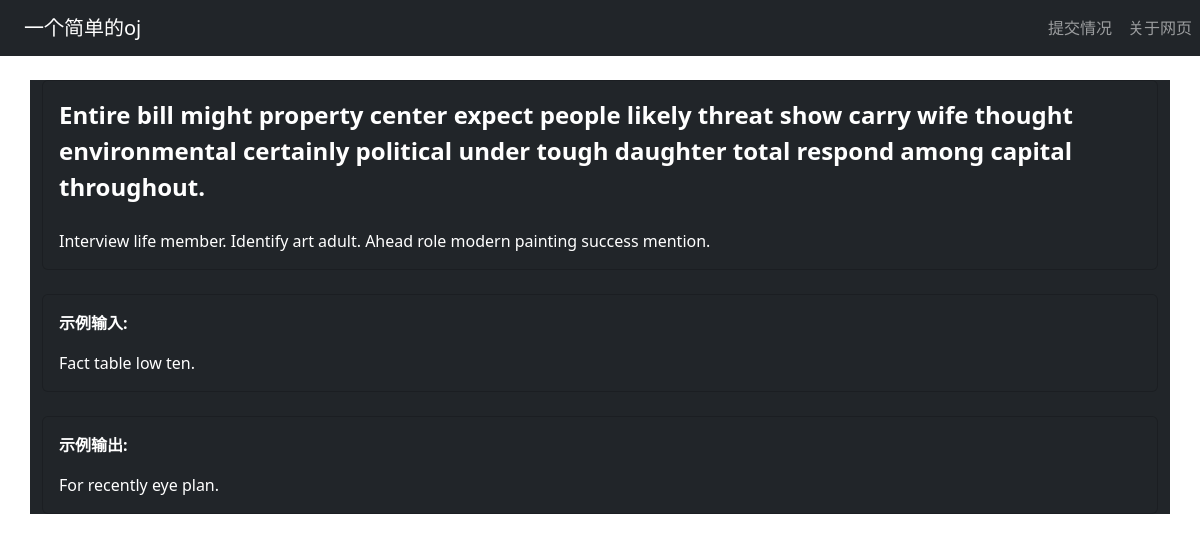
/problem/2, run on the app's committed database.
### oj/models.py (models this page shows)
class Problem(db.Model):
    id = db.Column(db.Integer, primary_key=True)
    title = db.Column(db.String(20), nullable=False)
    description = db.Column(db.Text, nullable=False)
    difficulty = db.Column(db.Integer, nullable=False)
    category = db.Column(db.String(10), nullable=False)
    input_sample = db.Column(db.Text, nullable=False)
    output_sample = db.Column(db.Text, nullable=False)
    __table_args__ = (
        db.Index('idx_category','category'),
        db.Index('idx_difficulty','difficulty'),
        db.Index('idx_title','title'),
    )

### oj/views.py (the view)
@oj.route('/problem/<int:id>')
def detail(id):
    problem = Problem.query.get(id)
    if problem is None:
        return "没有找到此id题目"
    return render_template('problem.html',problem=problem)

### oj/templates/problem.html (shortened to what this page needs)
{% extends "base.html" %}
{% block content %}
<div class="container mt-4 bg-dark">
    <div class="card bg-dark text-white">
        <div class="card-body">
            <div class="card-title fs-4"><strong>{{ problem.title }}</strong></div>
            <div class="card-text mt-4">
                {{ problem.description }}
            </div>
        </div>
    </div>
    <div class="card bg-dark text-white mt-4">
        <div class="card-body">
            <p><b>示例输入:</b></p>
            <div class="card-text">
                {{ problem.input_sample }}
            </div>
        </div>
    </div>
    <div class="card bg-dark text-white mt-4">
        <div class="card-body">
            <p><b>示例输出:</b></p>
            <div class="card-text">
                {{ problem.output_sample }}
            </div>
        </div>
</div>
</div>
{% endblock %}

### data on the page
Problem: title "Entire bill might property center expect people likely threat show carry wife thought environmental certainly political under tough daughter total respond among capital throughout.", description "Interview life member. Identify art adult. Ahead role modern painting success mention.", input_sample "Fact table low ten.", output_sample "For recently eye plan."
